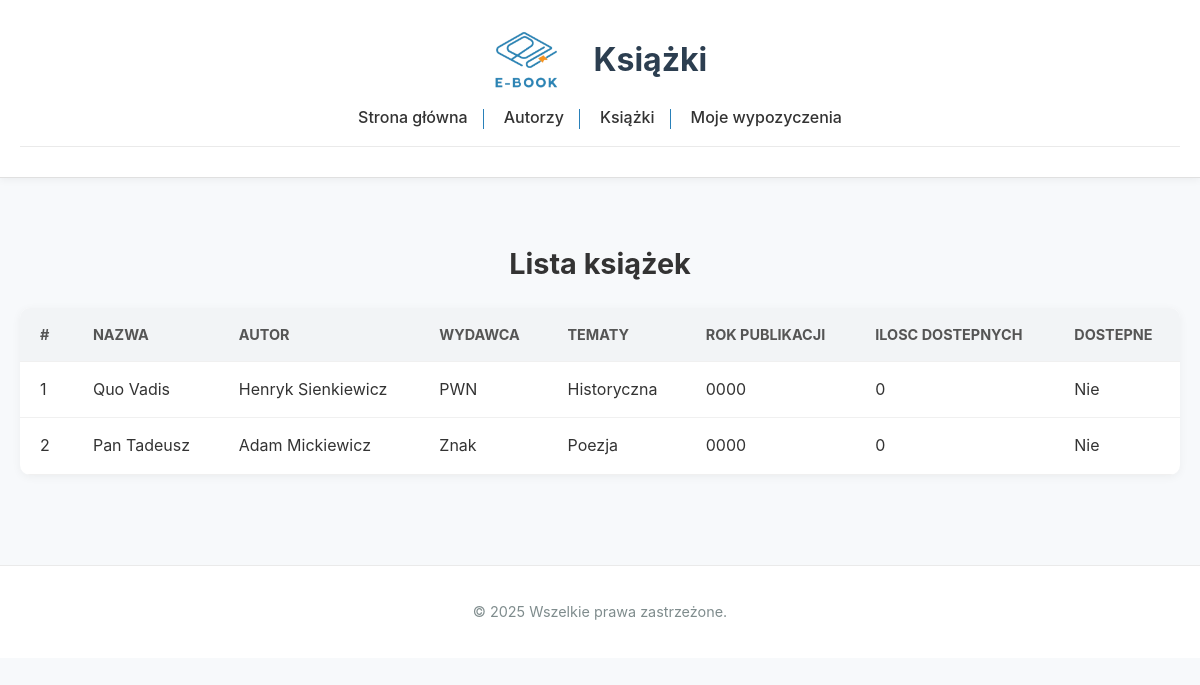
The app's page /User/ksiazki.php, older data.
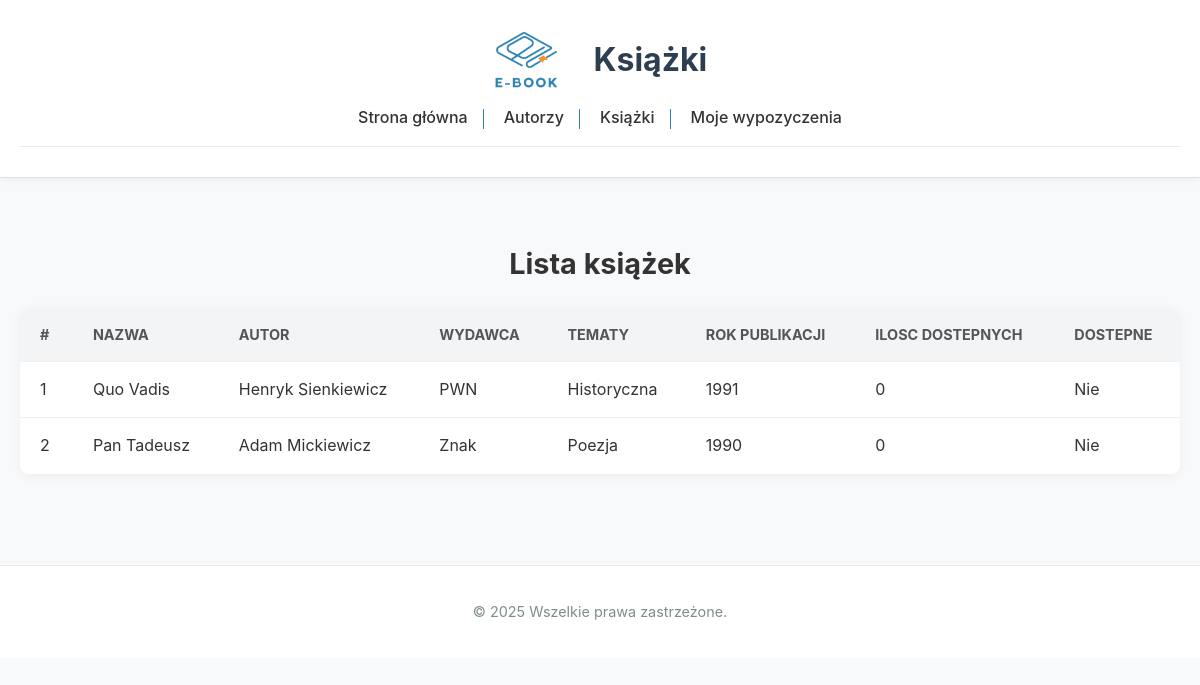
The same page, newer data.
### tables this page shows
CREATE TABLE ksiazka (
    id INT AUTO_INCREMENT PRIMARY KEY,
    tytul VARCHAR(200) NOT NULL,
    autor_id INT,
    wydawca_id INT,
    rok_wydania YEAR,
    tematyka_id INT,
    FOREIGN KEY (autor_id) REFERENCES autor(id),
    FOREIGN KEY (wydawca_id) REFERENCES wydawca(id),
    FOREIGN KEY (tematyka_id) REFERENCES tematyka(id)
);

CREATE TABLE wydawca (
    id INT AUTO_INCREMENT PRIMARY KEY,
    nazwa VARCHAR(100) NOT NULL
);

CREATE TABLE tematyka (
    id INT AUTO_INCREMENT PRIMARY KEY,
    nazwa VARCHAR(100) NOT NULL
);

### User/ksiazki.php (the view, shortened to what this page needs)
<?php include '../Main/baza.php'; ?>
<!DOCTYPE html>
<html lang="pl">
<head>
    <link rel="stylesheet" href="../Main/style.css">
</head>
<body>
    <header>
        <div class="header-container">
        <img src="../logo.png" alt="Logo" class="logo">
        <h1>Książki</h1>
        </div>
        <?php include 'navigation.php'; ?>
    </header>
    <main>
        <h2>Lista książek</h2>
        <table>
    <thead>
        <tr>
            <th>#</th>
            <th>Nazwa</th>
            <th>Autor</th>
            <th>Wydawca</th>
            <th>Tematy</th>
            <th>Rok publikacji</th>
            <th>Ilosc dostepnych</th>
            <th>Dostepne</th>
        </tr>
    </thead>
    <tbody>
        <?php
        $result = $conn->query("SELECT k.id, k.tytul, CONCAT(a.imie, ' ', a.nazwisko) AS autor, w.nazwa AS wydawca, t.nazwa AS tematyka,
                                       k.rok_wydania, k.ilosc_dostepnych, k.dostepnosc
                                FROM ksiazka k
                                JOIN autor a ON k.autor_id = a.id
                                JOIN wydawca w ON k.wydawca_id = w.id
                                JOIN tematyka t ON k.tematyka_id = t.id");
        if ($result->num_rows > 0) {
            while ($row = $result->fetch_assoc()) {
                $dostepnosc = ($row['ilosc_dostepnych'] == 0) ? "Nie" : "Tak";
                echo "<tr>
                        <td>" . htmlspecialchars($row['id']) . "</td>
                        <td>" . htmlspecialchars($row['tytul']) . "</td>
                        <td>" . htmlspecialchars($row['autor']) . "</td>
                        <td>" . htmlspecialchars($row['wydawca']) . "</td>
                        <td>" . htmlspecialchars($row['tematyka']) . "</td>
                        <td>" . htmlspecialchars($row['rok_wydania']) . "</td>
                        <td>" . htmlspecialchars($row['ilosc_dostepnych']) . "</td>
                        <td>" . $dostepnosc . "</td>
                      </tr>";
            }
        } else {
            echo "<tr><td colspan='8'>Немає записів</td></tr>";
        }
        ?>
    </tbody>
</table>
    </main>
    <footer>
        <p>© 2025 Wszelkie prawa zastrzeżone.</p>
    </footer>
</body>
</html>

Row changes from the older to the newer data that the page shows:
changed ksiazka "Quo Vadis": rok_wydania "0000" → "1991"
changed ksiazka "Pan Tadeusz": rok_wydania "0000" → "1990"
